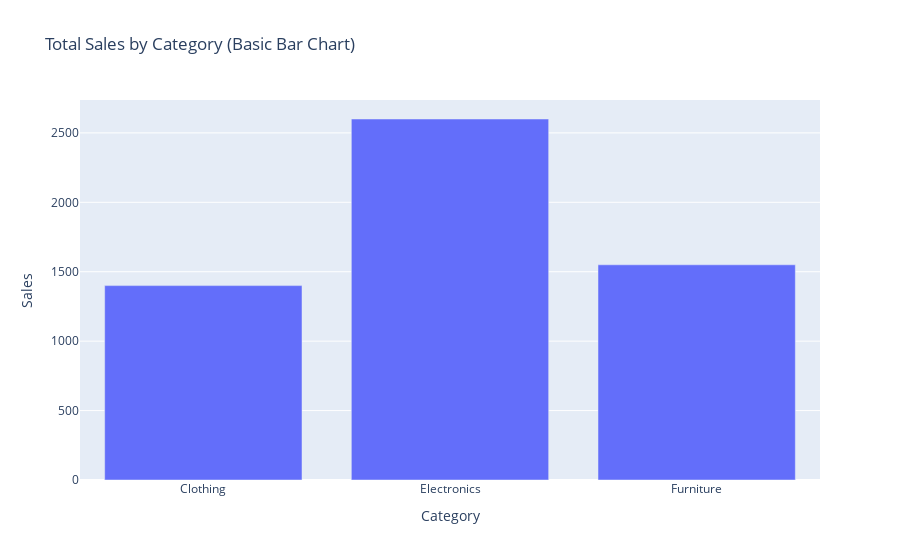

The notebook cell this image was saved under:
### Code cell
# %%

#######################################################
# 4. Basic Bar Chart
#######################################################
df_category_sales = df.groupby('Category', as_index=False)['Sales'].sum()
fig_basic = px.bar(
    df_category_sales,
    x='Category',
    y='Sales',
    title='Total Sales by Category (Basic Bar Chart)'
)
fig_basic.show()

### Figure 1 — Plotly figure (JSON) as saved in the notebook; plotly's stock layout.template omitted (floating-point values rounded to 4 significant figures)
{"data": [{"alignmentgroup": "True", "hovertemplate": "Category=%{x}<br>Sales=%{y}<extra></extra>", "legendgroup": "", "marker": {"color": "#636efa", "pattern": {"shape": ""}}, "name": "", "offsetgroup": "", "orientation": "v", "showlegend": false, "textposition": "auto", "type": "bar", "x": ["Clothing", "Electronics", "Furniture"], "xaxis": "x", "y": [1400, 2600, 1550], "yaxis": "y"}], "layout": {"barmode": "relative", "legend": {"tracegroupgap": 0}, "title": {"text": "Total Sales by Category (Basic Bar Chart)"}, "xaxis": {"anchor": "y", "domain": [0, 1], "title": {"text": "Category"}}, "yaxis": {"anchor": "x", "domain": [0, 1], "title": {"text": "Sales"}}}}
